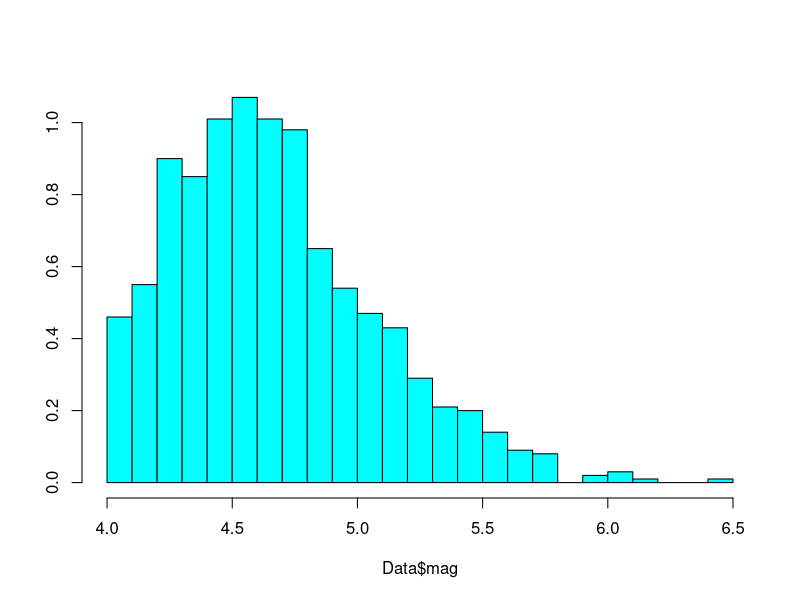
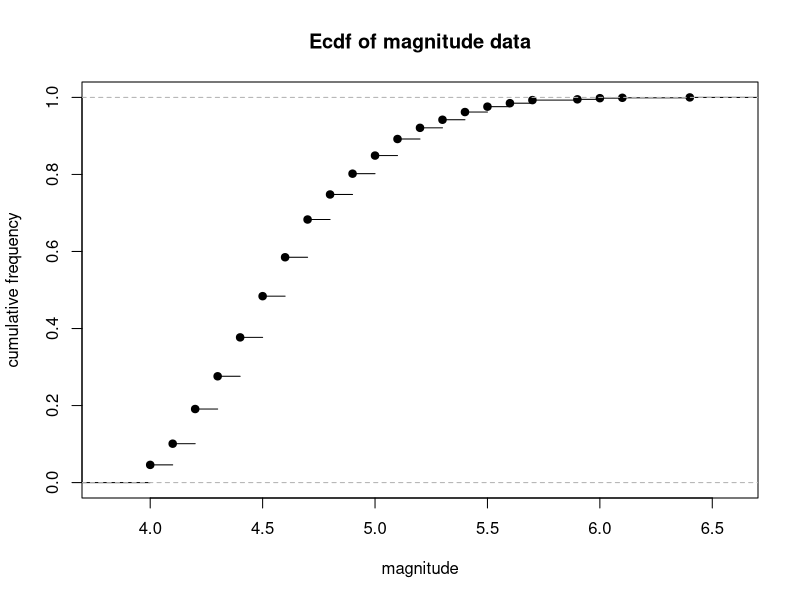
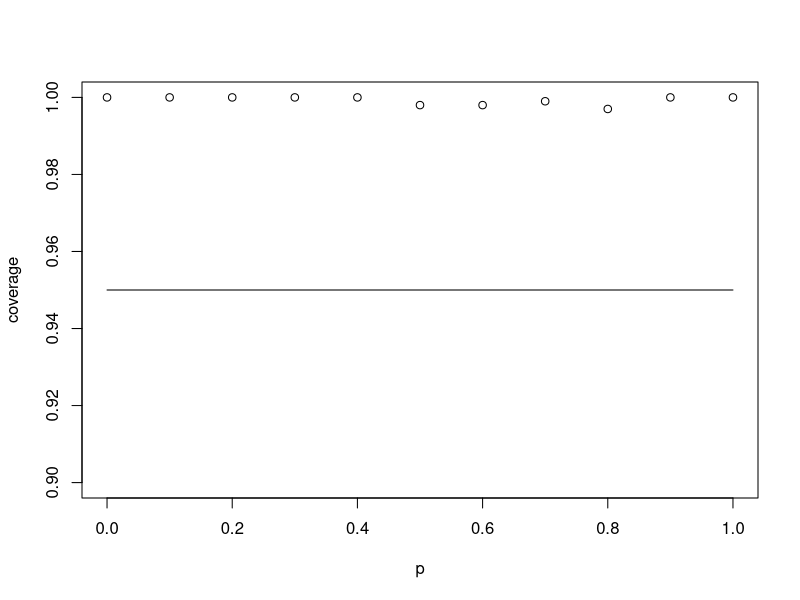

These figures' R source, in order:
## 1.Earthquakes
Data <- quakes
library(MASS)
truehist(Data$mag)
x <- seq(0, 7, by = 0.1)
#estimate <- ecdf(Data)
plot(ecdf(Data$mag), main = 'Ecdf of magnitude data', xlab = 'magnitude', ylab = 'cumulative frequency')
# CI:
p_hat <- mean(Data$mag > 3.9 & Data$mag <= 4.9)
alpha <- 0.05
n = length(Data$mag)
q <- qnorm(alpha/2)
frac <- (p_hat * (1 - p_hat) + q^2/(4*n))/n
l <- (p_hat + q^2/(2*n) + q*sqrt(frac))/(1+q^2)
u <- (p_hat + q^2/(2*n) - q*sqrt(frac))/(1+q^2)

## 2.Binomimial CI
n = 10
alpha = 0.05
Covered <- function(p = 0.5) {
  X <- rbinom(n, 1, prob = p)
  phat <- mean(X)
  l <- phat - sqrt(log(2/alpha)/(2*n))
  u <- phat + sqrt(log(2/alpha)/(2*n))
 return(p >= l & p <= u)
}
B = 10^3
P = seq(0, 1, by = 0.1)
C <- data.frame(matrix(ncol = length(P), nrow = 1))
names(C) <- sapply(P, toString)
for(p in P) {
C[toString(p)] <- mean(replicate(B, Covered(p))  )
}
plot(P, C, ylim = c(0.9, 1), xlab = "p", ylab = 'coverage')
lines(c(0, 1), c(1-alpha, 1-alpha), 'l')
# Very conservative: Coverage is a lot higher. 

